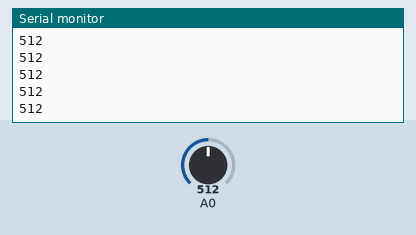
Simulated run of this sketch. Board: Arduino Uno, built with avr-gcc and run on an emulated ATmega328P. On the bench: the last lines printed to the serial monitor. The test bench sets the inputs (shaded band); at power-on: A0 = 512.

Above: at 1.2 s.
1.3 s: A0 set to 716
At 1.8 s:
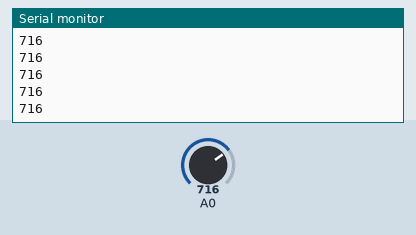
2.8 s: A0 set to 900
At 3.6 s:
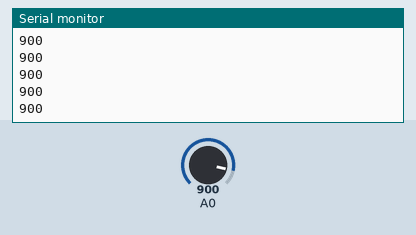
Timing chart, 0 to 5.8 s (numbered marks = the images above; inputs shaded):
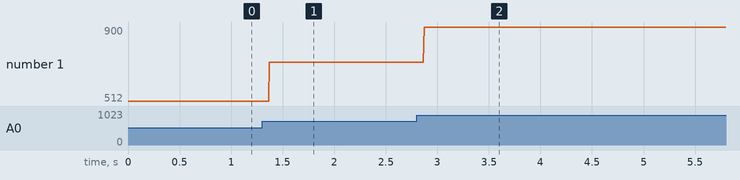

The sketch:

hall_effect.ino
```cpp
void setup() {
  pinMode(A0,INPUT);
 Serial.begin(9600);


  }
int z;
void loop() {
  z=analogRead(A0);
  //z=digitalRead()
Serial.println(z);

}
```

Measured:
- after the input at 1.3 s, the serial monitor: prints a new line after 0.07 s (image 1)
- after the input at 2.8 s, the serial monitor: prints a new line after 0.07 s (image 2)
- plotted number 1: 512 → 716 after the input at 1.3 s, 716 → 900 after the input at 2.8 s
